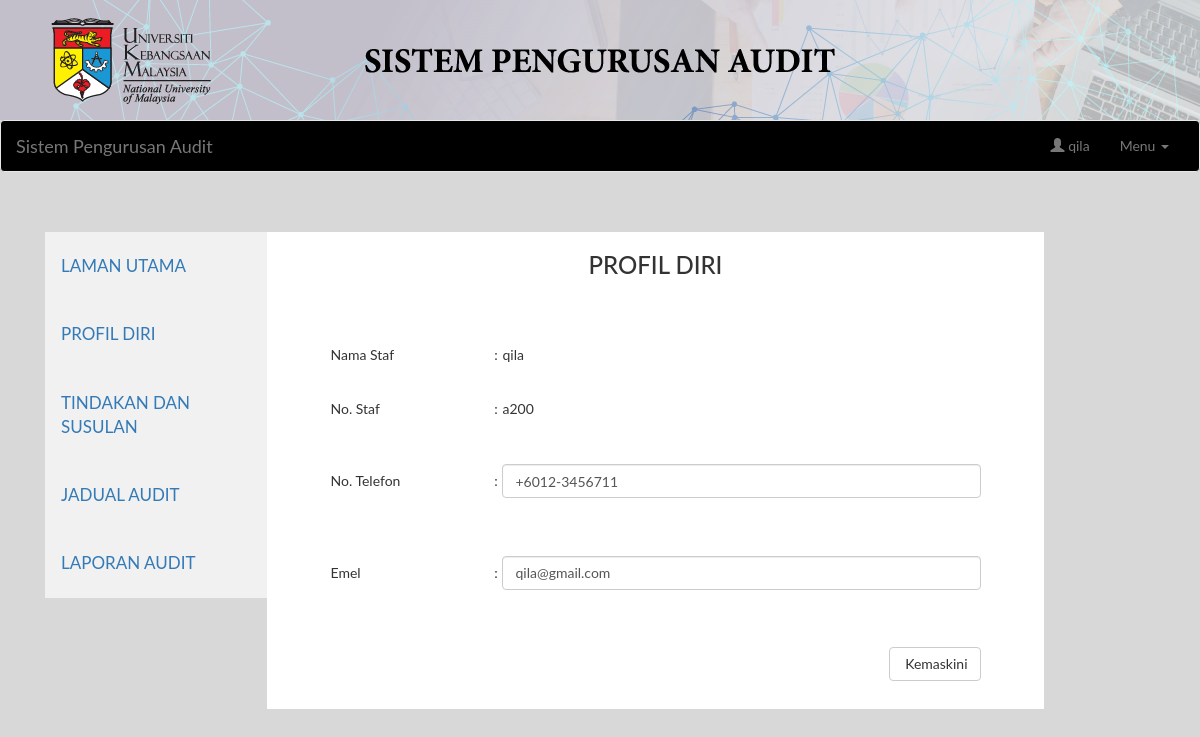
Screenshot of /staff/juruaudit/profil.php (signed in) with the database file from the repository.
### tables this page shows
CREATE TABLE `juruaudit` (
  `staff_no` varchar(255) NOT NULL,
  `staff_name` varchar(255) NOT NULL,
  `staff_pass` varchar(50) NOT NULL,
  `staff_email` varchar(255) NOT NULL,
  `staff_noTel` varchar(15) NOT NULL,
  `staff_img` varchar(255) NOT NULL
);

### staff/juruaudit/session.php (called while the page is built, shortened)
<?php
include_once '../../db.php';
	$uid = $_SESSION['uid'];
	$stmt = $conn->prepare("SELECT * FROM juruaudit WHERE staff_no = '$uid'");
	$stmt->execute();
	$readrow = $stmt->fetch(PDO::FETCH_ASSOC);
	$name = $readrow['staff_name'];
?>

### staff/juruaudit/profil.php (the view, shortened to what this page needs)
<?php
include_once '../../db.php';
include_once 'session.php';
?>
<!DOCTYPE html>
<html>
<head>
  <link rel="stylesheet" href="https://maxcdn.bootstrapcdn.com/bootstrap/3.4.1/css/bootstrap.min.css">
</head>
<body style="background-color: #d8d8d9; ">
<img src="../../auditHeader.png" style="width:100% ">
<div><?php include_once 'navbar.php'; ?></div>
<br>
<br>
<div class="container">
  <table  align="center">
   <tr>
    <td align="center" width="1110px" style="height: 318px">
       <ul class="tab">
            <li><a href="utama.php" align="center">LAMAN UTAMA</a></li>
            <li><a href="profil.php">PROFIL DIRI</a></li>
            <li><a href="penemuan.php">TINDAKAN DAN SUSULAN</a></li>
            <li><a href="jadual.php">JADUAL AUDIT</a></li>
            <li><a href="laporan.php">LAPORAN AUDIT</a></li>
          </ul>
<div id="Menu" class="tabcontent">
  <h3>PROFIL DIRI</h3>
    <form  action="updateProfil.php" method="POST"><br><br>
  <table width="650" height="381" border="0">
    <tr>
      <td><span class="style50">Nama Staf</span></td>
      <td><span class="style50">:</span></td>
      <td><div><?php echo $readrow['staff_name']; ?></div></td>
    </tr>
    <tr>
      <td><span class="style50">No. Staf</span></td>
      <td><span class="style50">:</span></td>
      <td><div><?php echo $readrow['staff_no']; ?></div></td>
    </tr>
    <tr>
      <td><span class="style50">No. Telefon</span></td>
      <td><span class="style50">:</span></td>
      <td><input type="text" name="staff_noTel" class="form-control" pattern="\+60\d{2}-\d{7}" size="20" maxlength="15" value="<?php echo $readrow['staff_noTel']; ?>" required></td>
    </tr>
    <tr>
      <td><span class="style50">Emel</span></td>
      <td><span class="style50">:</span></td>
      <td><input type="email" name="staff_email" class="form-control" value="<?php echo $readrow['staff_email']; ?>" required></td>
    </tr>
          <tr>
            <td colspan="3"><div align="right">
          <button class="btn btn-default" type="submit" name="update"><span class="glyphicon glyphicon" aria-hidden="true"></span> Kemaskini</button>
          </div>
            </td>
        </tr>
  </table>
  </form>
</div>
    </td>
  </tr>
</table>
</div>
</body>
</html>

### staff/juruaudit/navbar.php (shortened to what this page needs)
<nav class="navbar navbar-default"style=
  "background-color: #000000;
  /*overflow: hidden;*/
  /*position: sticky;
  bottom: 0;
  width: 100%;*/
  position: relative;
  z-index: 100;
">
  <div class="container-fluid">
    <div class="navbar-header">
      <a class="navbar-brand" href="utama.php">Sistem Pengurusan Audit</a>
    </div>
    <div class="collapse navbar-collapse" id="bs-example-navbar-collapse-1">
      <ul class="nav navbar-nav navbar-right">
         <li><a href="#" disabled="disabled"><span class="glyphicon glyphicon-user" aria-hidden="true"></span>  <?php echo $name; ?></a></li>
        <li class="dropdown">
          <a href="#" class="dropdown-toggle" data-toggle="dropdown" role="button" aria-haspopup="true" aria-expanded="false">Menu <span class="caret"></span></a>
        </li>
      </ul>
    </div>
  </div>
</nav>

### staff/juruaudit/profil.php (style rules this page uses)
* { box-sizing: border-box }
body { font-family: "Lato", sans-serif; }
.tab { float: left; width: 20%; padding-right: 0px; padding-left: 0px; background-color: #f1f1f1; }
.tab li { display: block; background-color: inherit; color: #000000; padding: 22px 16px; width: 100%; border: none; outline: none; text-align: left; cursor: pointer; transition: 0.3s; font-size: 17px; }
.tabcontent { float: left; padding: 0px 12px; background-color: white; width: 70%; border-left: none; }

### rows the page displays
juruaudit: staff_name "qila", staff_no "a200", staff_noTel "+6012-3456711", staff_email "qila@gmail.com"
